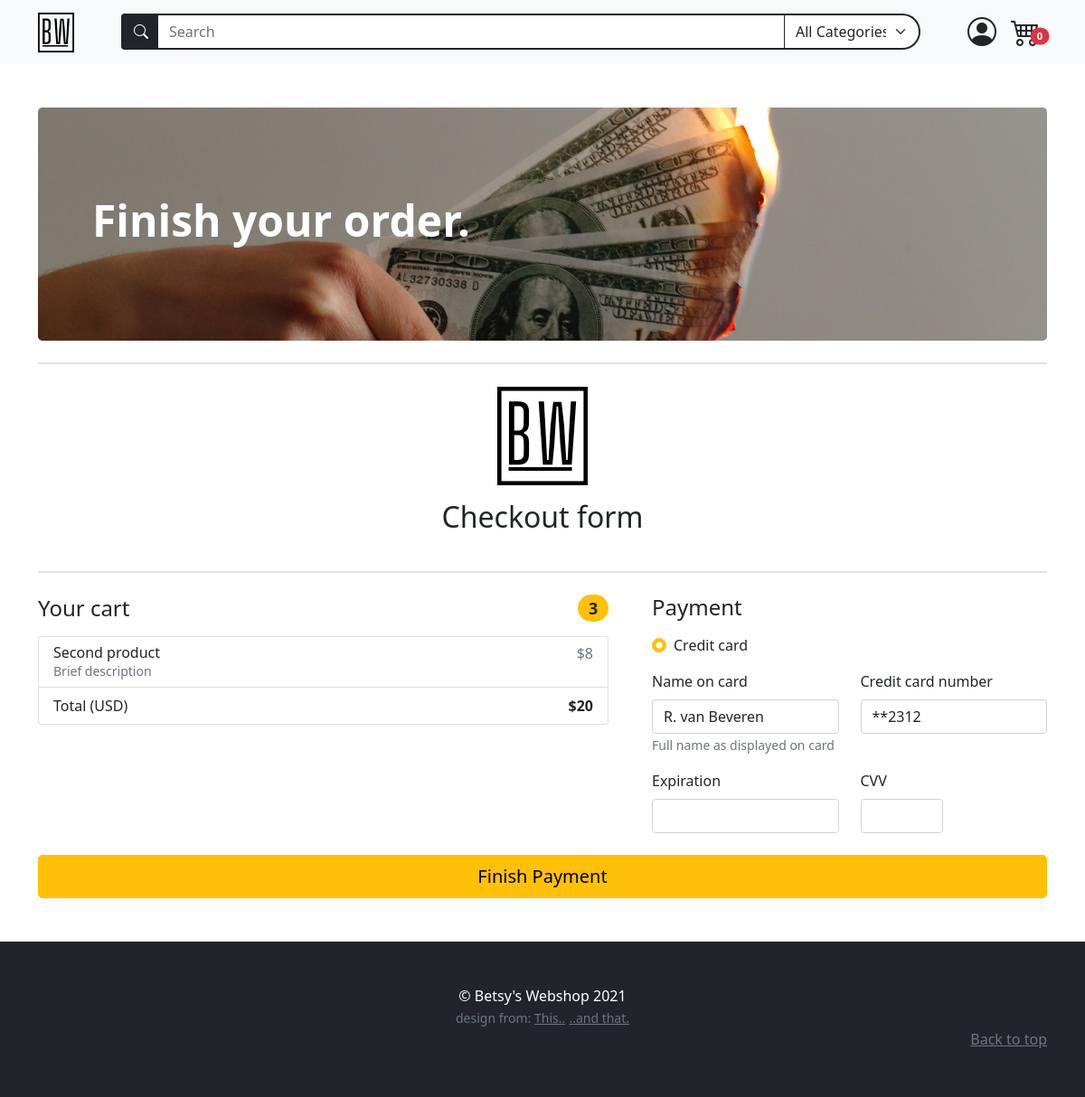
The app's page /checkout (signed in), older data.
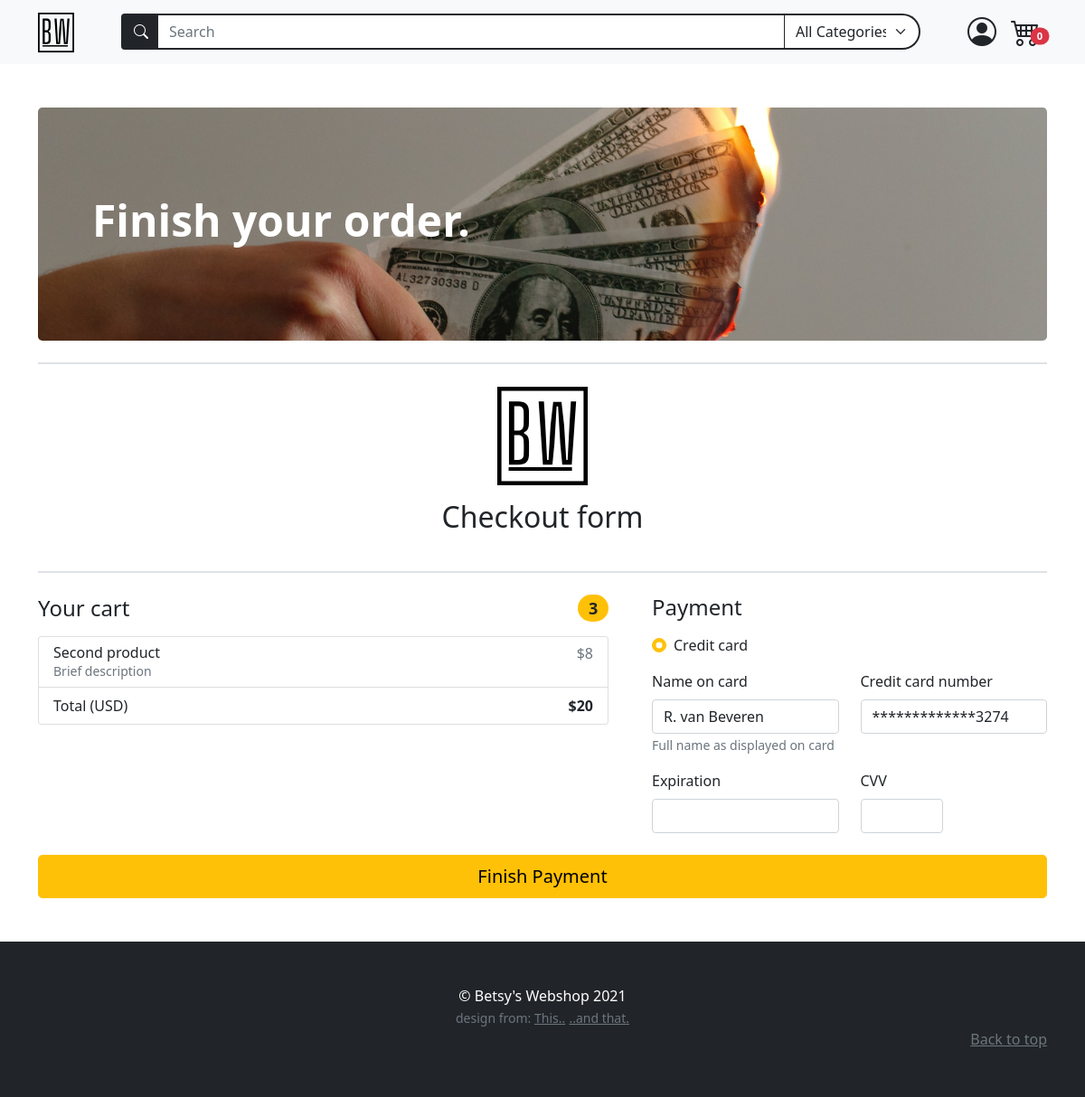
The same page, newer data.
### models.py (models this page shows)
class BaseModel(db_wrapper.Model):
    class Meta:
        database = db

class User(BaseModel, UserMixin):
    first_name = CharField(index=True, max_length=30, null=True, default="")
    last_name = CharField(max_length=120, null=True, default="")
    address = CharField(max_length=200, null=True, default="")
    city = CharField(max_length=50, null=True, default="")
    country = CharField(max_length=50, null=True)
    cc_number = IntegerField(null=True, default="")
    username = CharField(index=True, max_length=30, unique=True)
    email = CharField(index=True, max_length=50, unique=True)
    password = CharField(max_length=20)

### routes.py (the view)
@app.route("/checkout")
@login_required
def checkout_page():
    login_form = LoginForm(prefix="login_form")
    register_form = RegistrationForm(prefix="register_form")
    search_form = SearchForm(prefix="search_form")
    search_form.search_tag.choices = get_alpha_tag_names()
    update_account_form = UpdateAccountForm(
        prefix="update-account", country=current_user.country
    )
    add_product_form = AddProductForm(prefix="add-product")
    return render_template(
        "checkout.html",
        login_form=login_form,
        register_form=register_form,
        search_form=search_form,
        update_account_form=update_account_form,
        add_product_form=add_product_form,
        all_products=Product.select(),
        get_name_on_cc=get_name_on_cc,
        create_hidden_cc=create_hidden_cc,
    )

### forms.py (shortened to what this page needs)
class LoginForm(FlaskForm):
    email = StringField(
        "Email", validators=[InputRequired(), Length(min=2, max=50), Email()]
    )
    password = PasswordField("Your Password", validators=[InputRequired()])
    login = SubmitField("Login!")

class RegistrationForm(FlaskForm):
    username = StringField(
        "Username",
        validators=[InputRequired(), Length(min=2, max=30)],
    )
    email = StringField(
        "Email", validators=[InputRequired(), Length(min=5, max=50), Email()]
    )
    password = PasswordField(
        "Set Password",
        validators=[
            InputRequired(),
            EqualTo(
                "password_confirm", message="Password must be identical in both inputs"
            ),
            Length(min=5, max=20),
        ],
    )
    password_confirm = PasswordField("Confirm Password")
    submit = SubmitField("Sign Up")

### main.py (called while the page is built)
def get_alpha_tag_names() -> tuple[Tag]:
    tags = Tag.select().order_by(Tag.name)
    tag_list = [(tag.name, tag.name) for tag in tags]
    tag_list.insert(0, ("All", "All Categories"))
    return tag_list

def create_hidden_cc(password):
    return str(password)[-4:].rjust(len(str(password)), "*")

### templates/checkout.html (shortened to what this page needs)
{% extends "base.html" %} {% block content %}
<div class="container py-5">
  <div class="p-5 mb-4 bg-dark rounded-3 checkout-banner banner">
    <div class="container-fluid py-5">
      <h1 class="display-5 fw-bold text-white">Finish your order.</h1>
    </div>
  </div>
  <div class="py-4 text-center border-bottom border-top border-2 mb-4">
    <img
      src="{{url_for('static', filename='assets/brand.svg')}}"
      alt=""
      width="100"
      class="d-inline-block align-text-top"
    />
    <h2 class="my-3">Checkout form</h2>
  </div>
  <div class="row g-5 d-flex">
    <div class="col-md-7 order-1">
      <h4 class="d-flex justify-content-between align-items-center mb-3">
        <span>Your cart</span>
        <span class="badge bg-warning text-dark rounded-pill">3</span>
      </h4>
      <ul class="list-group mb-3">
        <li class="list-group-item d-flex justify-content-between lh-sm">
          <div>
            <h6 class="my-0">Second product</h6>
            <small class="text-muted">Brief description</small>
          </div>
          <span class="text-muted">$8</span>
        </li>
        <li class="list-group-item d-flex justify-content-between">
          <span>Total (USD)</span>
          <strong>$20</strong>
        </li>
      </ul>
    </div>
        <div class="col-md-5 order-2">
            <h4 class="mb-3">Payment</h4>
            <div class="my-3">
              <div class="form-check">
                <input
                  id="credit"
                  name="paymentMethod"
                  type="radio"
                  class="form-check-input"
                  checked
                />
                <label class="form-check-label" for="credit">Credit card</label>
              </div>
            </div>
            <div class="row gy-3">
              <div class="col-lg-6">
                <label for="cc-name" class="form-label">Name on card</label>
                <input
                  type="text"
                  class="form-control"
                  id="cc-name"
                  value="{{get_name_on_cc(current_user.id)}}"
                />
                <small class="text-muted">Full name as displayed on card</small>
              </div>
              <div class="col-lg-6">
                <label for="cc-number" class="form-label">Credit card number</label>
                <input
                  type="text"
                  class="form-control"
                  id="cc-number"
                  required
                  value="{{create_hidden_cc(current_user.cc_number)}}"
                />
              </div>
              <div class="col-sm-5 col-md-6">
                <label for="cc-expiration" class="form-label">Expiration</label>
                <input
                  type="text"
                  class="form-control"
                  id="cc-expiration"
                />
              </div>
              <div class="col-md-4 col-lg-3">
                <label for="cc-cvv" class="form-label">CVV</label>
                <input
                  type="text"
                  class="form-control"
                  id="cc-cvv"
                />
              </div>
            </div>
        </div>
    </div>
    <button class="w-100 btn btn-warning btn-lg order-last mt-4" type="submit">
      Finish Payment
    </button>
  </div>
{% endblock content %}

Row changes from the older to the newer data that the page shows:
changed User "R. van Beveren": cc_number "**2312" → "*************3274"
